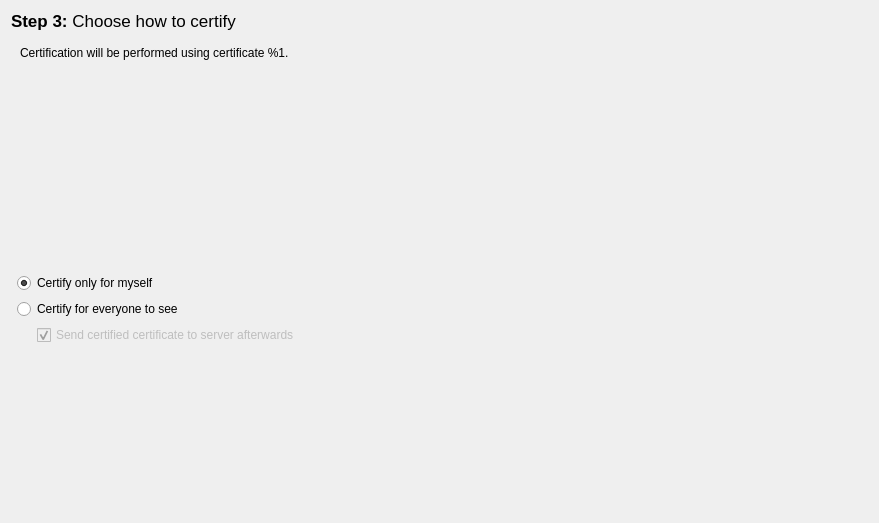
<ui version="4.0" >
 <class>Kleo::Dialogs::CertifyCertificateDialogPrivate::CertificationOptionsWidget</class>
 <widget class="QWidget" name="Kleo::Dialogs::CertifyCertificateDialogPrivate::CertificationOptionsWidget" >
  <property name="geometry" >
   <rect>
    <x>0</x>
    <y>0</y>
    <width>879</width>
    <height>523</height>
   </rect>
  </property>
  <property name="windowTitle" >
   <string>Form</string>
  </property>
  <layout class="QGridLayout" >
   <item row="0" column="0" colspan="3" >
    <widget class="QLabel" name="label_6" >
     <property name="text" >
      <string>&lt;html>&lt;head>&lt;meta name="qrichtext" content="1" />&lt;style type="text/css">
p, li { white-space: pre-wrap; }
&lt;/style>&lt;/head>&lt;body style=" font-family:'Lucida Grande'; font-size:13pt; font-weight:400; font-style:normal;">
&lt;p style=" margin-top:0px; margin-bottom:0px; margin-left:0px; margin-right:0px; -qt-block-indent:0; text-indent:0px;">&lt;span style=" font-weight:600;">Step 3: &lt;/span>Choose how to certify&lt;/p>&lt;/body>&lt;/html></string>
     </property>
    </widget>
   </item>
   <item row="1" column="0" colspan="3" >
    <widget class="QStackedWidget" name="stackedWidget" >
     <property name="currentIndex" >
      <number>1</number>
     </property>
     <widget class="QWidget" name="multipleKeysPage" >
      <layout class="QVBoxLayout" >
       <item>
        <widget class="QLabel" name="label_7" >
         <property name="text" >
          <string>Choose which of your keys to sign with:</string>
         </property>
        </widget>
       </item>
       <item>
        <widget class="QListView" name="keyListView" />
       </item>
      </layout>
     </widget>
     <widget class="QWidget" name="singleKeyPage" >
      <layout class="QVBoxLayout" >
       <item>
        <widget class="QLabel" name="singleKeyLabel" >
         <property name="text" >
          <string>Certification will be performed using certificate %1.</string>
         </property>
         <property name="alignment" >
          <set>Qt::AlignLeading|Qt::AlignLeft|Qt::AlignTop</set>
         </property>
        </widget>
       </item>
      </layout>
     </widget>
    </widget>
   </item>
   <item rowspan="2" row="3" column="1" >
    <layout class="QVBoxLayout" >
     <item>
      <widget class="QRadioButton" name="localSignatureRB" >
       <property name="text" >
        <string>Certify only for myself</string>
       </property>
       <property name="checked" >
        <bool>true</bool>
       </property>
      </widget>
     </item>
     <item>
      <widget class="QRadioButton" name="exportableSignatureRB" >
       <property name="text" >
        <string>Certify for everyone to see</string>
       </property>
      </widget>
     </item>
     <item>
      <layout class="QHBoxLayout" >
       <item>
        <spacer>
         <property name="orientation" >
          <enum>Qt::Horizontal</enum>
         </property>
         <property name="sizeType" >
          <enum>QSizePolicy::Fixed</enum>
         </property>
         <property name="sizeHint" >
          <size>
           <width>20</width>
           <height>20</height>
          </size>
         </property>
        </spacer>
       </item>
       <item>
        <widget class="QCheckBox" name="sendToServerCB" >
         <property name="enabled" >
          <bool>false</bool>
         </property>
         <property name="text" >
          <string>Send certified certificate to server afterwards</string>
         </property>
         <property name="checked" >
          <bool>true</bool>
         </property>
        </widget>
       </item>
      </layout>
     </item>
    </layout>
   </item>
   <item row="3" column="2" >
    <spacer>
     <property name="orientation" >
      <enum>Qt::Horizontal</enum>
     </property>
     <property name="sizeHint" >
      <size>
       <width>40</width>
       <height>20</height>
      </size>
     </property>
    </spacer>
   </item>
   <item row="5" column="1" >
    <spacer>
     <property name="orientation" >
      <enum>Qt::Vertical</enum>
     </property>
     <property name="sizeHint" >
      <size>
       <width>20</width>
       <height>40</height>
      </size>
     </property>
    </spacer>
   </item>
  </layout>
 </widget>
 <resources/>
 <connections>
  <connection>
   <sender>exportableSignatureRB</sender>
   <signal>toggled(bool)</signal>
   <receiver>sendToServerCB</receiver>
   <slot>setEnabled(bool)</slot>
   <hints>
    <hint type="sourcelabel" >
     <x>439</x>
     <y>338</y>
    </hint>
    <hint type="destinationlabel" >
     <x>455</x>
     <y>368</y>
    </hint>
   </hints>
  </connection>
 </connections>
</ui>
